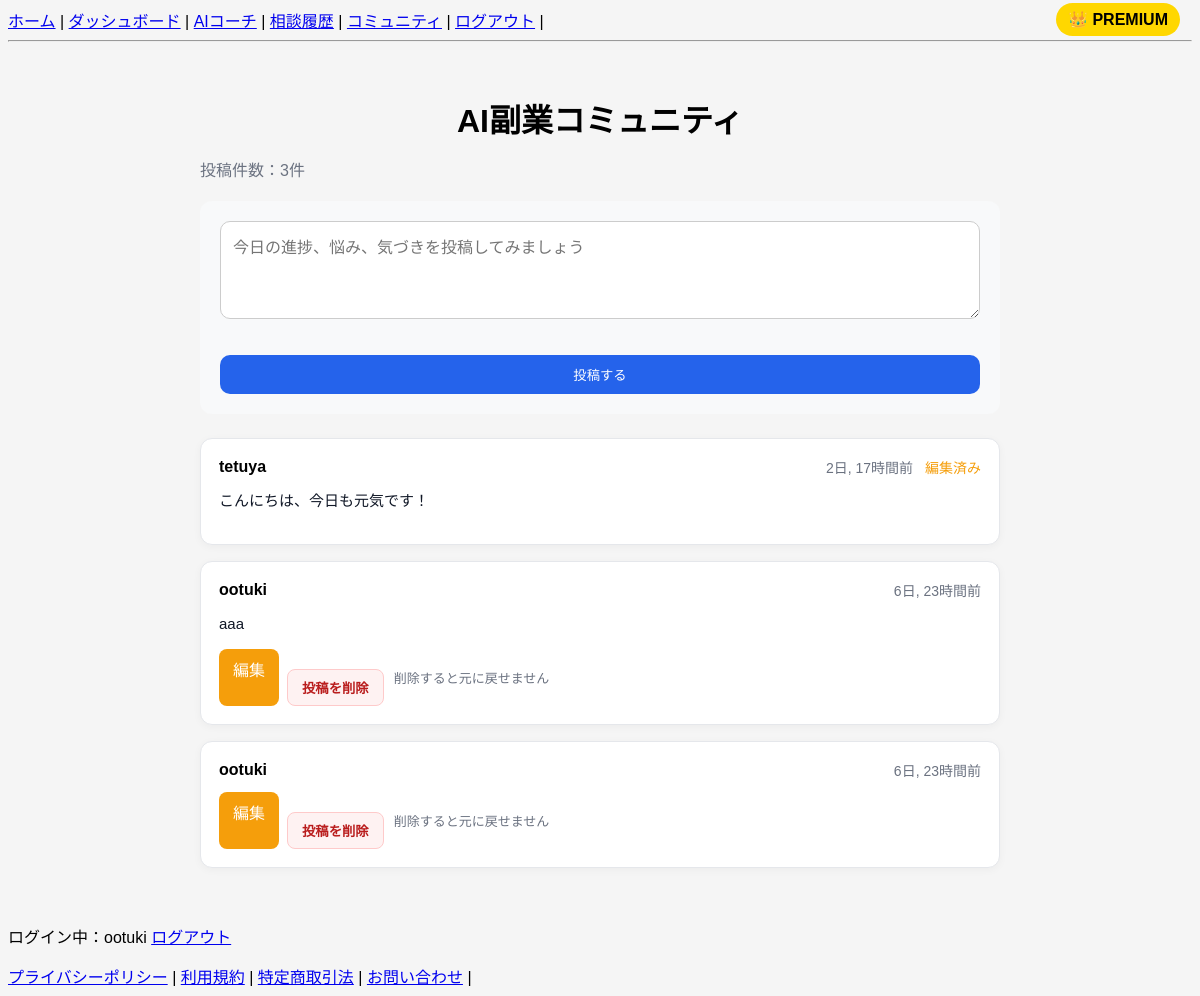
Page /community/ (signed in) on the earlier database version.
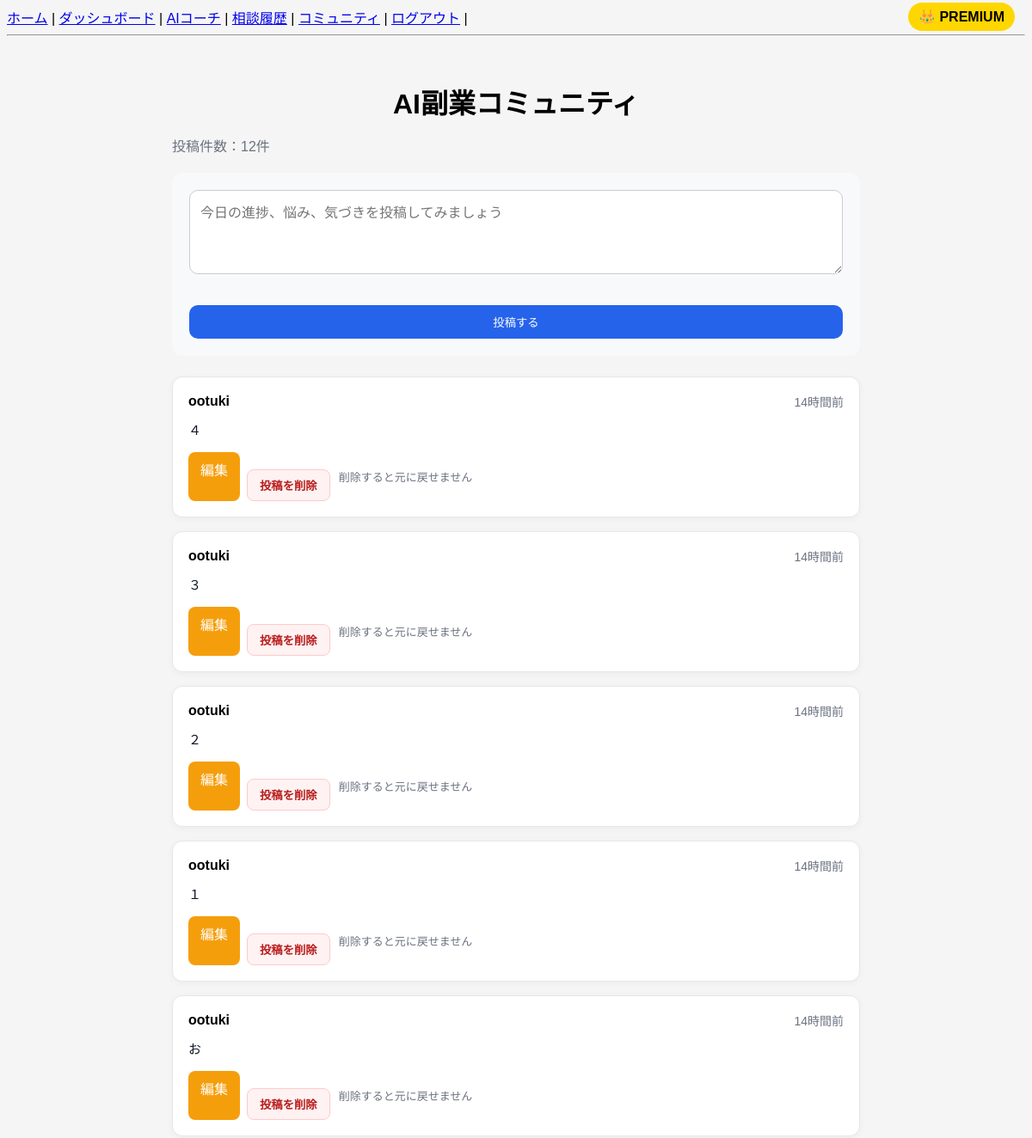
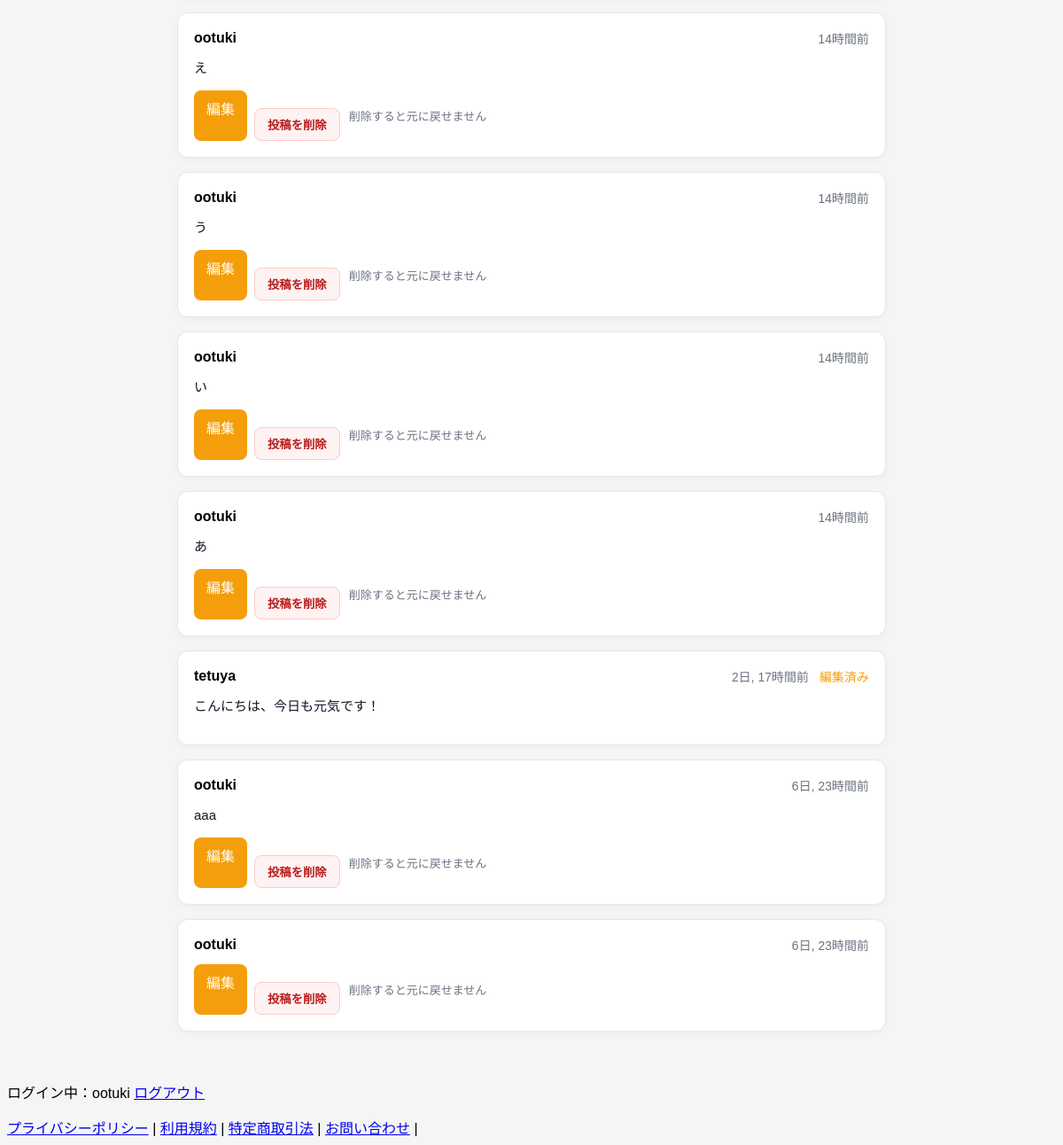
Same page on the later database version (2 pictures, top to bottom).
### snippets/models.py (models this page shows, shortened)
class CommunityPost(models.Model):
    user = models.ForeignKey(User, on_delete=models.CASCADE)
    content = models.TextField()
    created_at = models.DateTimeField(default=timezone.now)
    updated_at = models.DateTimeField(auto_now=True)
    is_edited = models.BooleanField(default=False)

### snippets/views/community_views.py (the view, shortened to what this page needs)
# urls.py: path("community/", community, name="community"),
@login_required
def community(request):
    posts = CommunityPost.objects.all().order_by("-created_at")
    post_count = posts.count()
    return render(request, "snippets/community.html", {
        "posts": posts,
        "post_count": post_count,
    })

### snippets/templates/snippets/community.html (shortened to what this page needs)
{% extends "snippets/base.html" %}
{% load humanize %}
{% block content %}
<div style="max-width: 800px; margin: 0 auto; padding: 24px;">
  <h1 style="margin-bottom: 8px;">AI副業コミュニティ</h1>
  <p style="color: #6b7280; margin-bottom: 20px;">
    投稿件数：{{ post_count }}件
  </p>
  <div style="background: #f8f9fa; padding: 20px; border-radius: 12px; margin-bottom: 24px;">
    <form method="post">
      <textarea
        name="content"
        rows="4"
        placeholder="今日の進捗、悩み、気づきを投稿してみましょう"
        style="width: 100%; padding: 12px; border: 1px solid #ccc; border-radius: 10px; font-size: 16px; box-sizing: border-box;"
      ></textarea>
      <div style="margin-top: 12px;">
        <button
          type="submit"
          style="background: #2563eb; color: white; border: none; padding: 10px 18px; border-radius: 10px; cursor: pointer;"
        >
          投稿する
        </button>
      </div>
    </form>
  </div>
  {% for post in posts %}
    <div style="background: white; border: 1px solid #e5e7eb; border-radius: 12px; padding: 18px; margin-bottom: 16px; box-shadow: 0 2px 8px rgba(0,0,0,0.04);">
      <div style="display: flex; justify-content: space-between; align-items: center; margin-bottom: 10px; gap: 12px; flex-wrap: wrap;">
        <div>
          <strong style="font-size: 16px;">{{ post.user.username }}</strong>
        </div>
        <div style="color: #6b7280; font-size: 14px;">
          {{ post.created_at|naturaltime }}
          {% if post.is_edited %}
            <span style="margin-left: 8px; color: #f59e0b;">編集済み</span>
          {% endif %}
        </div>
      </div>
      <div style="line-height: 1.8; font-size: 15px; color: #111827; margin-bottom: 12px;">
        {{ post.content|linebreaksbr }}
      </div>
      {% if request.user == post.user %}
        <div style="display: flex; gap: 8px; flex-wrap: wrap;">
          <a
            href="{% url 'edit_community_post' post.id %}"
            style="display: inline-block; background: #f59e0b; color: white; text-decoration: none; padding: 8px 14px; border-radius: 8px;"
          >
            編集
          </a>
          <div style="display: flex; gap: 10px; align-items: center; flex-wrap: wrap;">
            <form method="post" action="{% url 'delete_community_post' post.id %}" style="margin: 0;">
              <button
                type="submit"
                onclick="return confirm('この投稿を削除しますか？');"
                style="background: #fef2f2; color: #b91c1c; border: 1px solid #fecaca; padding: 8px 14px; border-radius: 8px; cursor: pointer; font-weight: 700;"
              >
                投稿を削除
              </button>
            </form>
            <span style="font-size: 13px; color: #6b7280;">
              削除すると元に戻せません
            </span>
          </div>
        </div>
      {% endif %}
    </div>
  {% empty %}
    <div style="background: #f9fafb; border: 1px solid #e5e7eb; border-radius: 12px; padding: 20px;">
      <p style="margin: 0; color: #6b7280;">まだ投稿はありません。最初の投稿をしてみましょう。</p>
    </div>
  {% endfor %}
</div>
{% endblock %}

### snippets/templates/snippets/base.html (shortened to what this page needs)
<!DOCTYPE html>
<html>
<head>
</head>
<body>
<nav>
{% if user.is_authenticated %}
<a href="/">ホーム</a> |
<a href="/dashboard/">ダッシュボード</a> |
<a href="/ai-chat/">AIコーチ</a> |
<a href="/ai-chat-history/">相談履歴</a> |
<a href="/community/">コミュニティ</a> |
<a href="/logout/">ログアウト</a> |
{% else %}
<a href="/">ホーム</a> |
<a href="/login/">ログイン</a> |
<a href="/signup/">新規登録</a> |
{% endif %}
</nav>
<hr>
{% block content %}
{% endblock %}
{% if user.is_authenticated %}
<p>
ログイン中：{{ user.username }}
<a href="/accounts/logout/">ログアウト</a>
</p>
{% endif %}
<div style="position:fixed;top:10px;right:20px;z-index:999;">
    {% if request.user.is_authenticated %}
        {% if request.user.profile.is_premium %}
            <span style="
                background:gold;
                color:black;
                padding:8px 12px;
                border-radius:20px;
                font-weight:bold;
            ">
                👑 PREMIUM
            </span>
        {% endif %}
    {% endif %}
</div>
<footer>
<a href="/privacy/">プライバシーポリシー</a> |
<a href="/terms/">利用規約</a> |
<a href="/legal/">特定商取引法</a> |
<a href="/contact/">お問い合わせ</a> |
</footer>
</body>
</html>

### snippets/templates/snippets/base.html (style rules this page uses)
body { font-family: Arial; background:#f5f5f5; }
h1 { text-align:center; }
button { width:100%; padding:12px; margin-top:20px; background:#4CAF50; color:white; border:none; border-radius:5px; }

Differences in the rows shown:
added CommunityPost: user.username "ootuki", created_at "14時間前", content "４", shows "編集"
added CommunityPost: user.username "ootuki", created_at "14時間前", content "３", shows "編集"
added CommunityPost: user.username "ootuki", created_at "14時間前", content "２", shows "編集"
added CommunityPost: user.username "ootuki", created_at "14時間前", content "１", shows "編集"
added CommunityPost: user.username "ootuki", created_at "14時間前", content "お", shows "編集"
added CommunityPost: user.username "ootuki", created_at "14時間前", content "え", shows "編集"
added CommunityPost: user.username "ootuki", created_at "14時間前", content "う", shows "編集"
added CommunityPost: user.username "ootuki", created_at "14時間前", content "い", shows "編集"
added CommunityPost: user.username "ootuki", created_at "14時間前", content "あ", shows "編集"
Other differences:
{{ post_count }}: "3" → "12"
